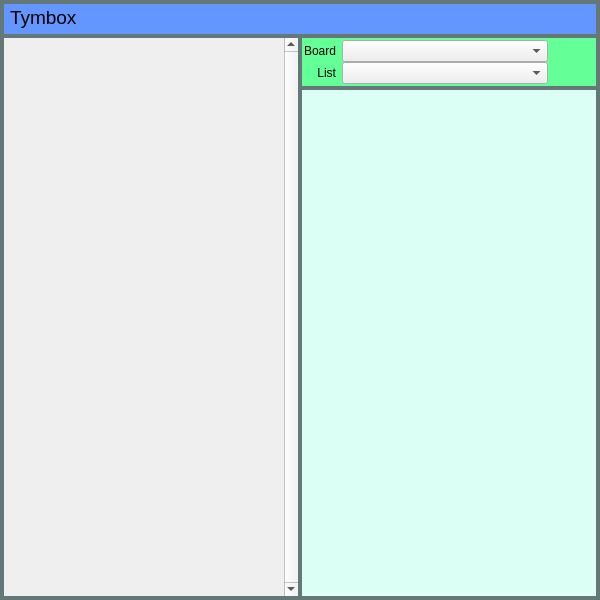
<?xml version="1.0" encoding="UTF-8"?>
<ui version="4.0">
 <author>Adam Guy</author>
 <class>MainWindow</class>
 <widget class="QMainWindow" name="MainWindow">
  <property name="geometry">
   <rect>
    <x>0</x>
    <y>0</y>
    <width>600</width>
    <height>600</height>
   </rect>
  </property>
  <property name="sizePolicy">
   <sizepolicy hsizetype="Fixed" vsizetype="Fixed">
    <horstretch>0</horstretch>
    <verstretch>0</verstretch>
   </sizepolicy>
  </property>
  <property name="minimumSize">
   <size>
    <width>600</width>
    <height>600</height>
   </size>
  </property>
  <property name="maximumSize">
   <size>
    <width>600</width>
    <height>600</height>
   </size>
  </property>
  <property name="acceptDrops">
   <bool>false</bool>
  </property>
  <property name="windowTitle">
   <string>TymBox</string>
  </property>
  <property name="autoFillBackground">
   <bool>true</bool>
  </property>
  <property name="styleSheet">
   <string notr="true">#centralwidget {
background-color: rgba(100,120,120,255);
}

* {
	font-family: Arial;
 }
</string>
  </property>
  <widget class="QWidget" name="centralwidget">
   <layout class="QGridLayout" name="gridLayout">
    <property name="leftMargin">
     <number>4</number>
    </property>
    <property name="topMargin">
     <number>4</number>
    </property>
    <property name="rightMargin">
     <number>4</number>
    </property>
    <property name="bottomMargin">
     <number>4</number>
    </property>
    <property name="spacing">
     <number>4</number>
    </property>
    <item row="2" column="1">
     <widget class="QListView" name="list_trello_cards">
      <property name="sizePolicy">
       <sizepolicy hsizetype="Expanding" vsizetype="Expanding">
        <horstretch>1</horstretch>
        <verstretch>0</verstretch>
       </sizepolicy>
      </property>
      <property name="mouseTracking">
       <bool>true</bool>
      </property>
      <property name="autoFillBackground">
       <bool>true</bool>
      </property>
      <property name="styleSheet">
       <string notr="true">#list_trello_cards { background-color: rgba(220,255,245,255); }</string>
      </property>
      <property name="frameShape">
       <enum>QFrame::NoFrame</enum>
      </property>
      <property name="editTriggers">
       <set>QAbstractItemView::NoEditTriggers</set>
      </property>
      <property name="showDropIndicator" stdset="0">
       <bool>false</bool>
      </property>
      <property name="dragEnabled">
       <bool>true</bool>
      </property>
      <property name="dragDropMode">
       <enum>QAbstractItemView::DragOnly</enum>
      </property>
      <property name="defaultDropAction">
       <enum>Qt::IgnoreAction</enum>
      </property>
      <property name="verticalScrollMode">
       <enum>QAbstractItemView::ScrollPerPixel</enum>
      </property>
      <property name="horizontalScrollMode">
       <enum>QAbstractItemView::ScrollPerPixel</enum>
      </property>
      <property name="uniformItemSizes">
       <bool>true</bool>
      </property>
     </widget>
    </item>
    <item row="0" column="0" colspan="2">
     <widget class="QFrame" name="horizontalFrame">
      <property name="minimumSize">
       <size>
        <width>0</width>
        <height>30</height>
       </size>
      </property>
      <property name="autoFillBackground">
       <bool>false</bool>
      </property>
      <property name="styleSheet">
       <string notr="true">QFrame {
	background-color: rgba(100, 150, 255, 255);
}</string>
      </property>
      <layout class="QHBoxLayout" name="horizontalLayout">
       <property name="spacing">
        <number>2</number>
       </property>
       <property name="leftMargin">
        <number>6</number>
       </property>
       <property name="topMargin">
        <number>2</number>
       </property>
       <property name="rightMargin">
        <number>6</number>
       </property>
       <property name="bottomMargin">
        <number>2</number>
       </property>
       <item>
        <widget class="QLabel" name="label_3">
         <property name="minimumSize">
          <size>
           <width>50</width>
           <height>0</height>
          </size>
         </property>
         <property name="font">
          <font>
           <family>Arial</family>
           <pointsize>14</pointsize>
          </font>
         </property>
         <property name="text">
          <string>Tymbox</string>
         </property>
         <property name="textFormat">
          <enum>Qt::RichText</enum>
         </property>
         <property name="scaledContents">
          <bool>false</bool>
         </property>
         <property name="alignment">
          <set>Qt::AlignLeading|Qt::AlignLeft|Qt::AlignTop</set>
         </property>
         <property name="indent">
          <number>0</number>
         </property>
        </widget>
       </item>
       <item>
        <spacer name="horizontalSpacer">
         <property name="orientation">
          <enum>Qt::Horizontal</enum>
         </property>
         <property name="sizeHint" stdset="0">
          <size>
           <width>40</width>
           <height>20</height>
          </size>
         </property>
        </spacer>
       </item>
       <item>
        <widget class="QPushButton" name="pushButton">
         <property name="text">
          <string/>
         </property>
         <property name="icon">
          <iconset theme="x-office-address-book">
           <normaloff>.</normaloff>.</iconset>
         </property>
         <property name="flat">
          <bool>true</bool>
         </property>
        </widget>
       </item>
       <item>
        <widget class="QPushButton" name="pushButton_2">
         <property name="text">
          <string/>
         </property>
         <property name="icon">
          <iconset theme="preferences-system">
           <normaloff>.</normaloff>.</iconset>
         </property>
         <property name="flat">
          <bool>true</bool>
         </property>
        </widget>
       </item>
      </layout>
     </widget>
    </item>
    <item row="1" column="1">
     <widget class="QFrame" name="frame">
      <property name="autoFillBackground">
       <bool>false</bool>
      </property>
      <property name="styleSheet">
       <string notr="true">QFrame {
background-color: rgba(100, 255, 150, 255);
}</string>
      </property>
      <property name="frameShape">
       <enum>QFrame::NoFrame</enum>
      </property>
      <layout class="QGridLayout" name="gridLayout_2">
       <property name="leftMargin">
        <number>2</number>
       </property>
       <property name="topMargin">
        <number>2</number>
       </property>
       <property name="rightMargin">
        <number>2</number>
       </property>
       <property name="bottomMargin">
        <number>2</number>
       </property>
       <property name="horizontalSpacing">
        <number>6</number>
       </property>
       <property name="verticalSpacing">
        <number>0</number>
       </property>
       <item row="0" column="0">
        <widget class="QLabel" name="label">
         <property name="sizePolicy">
          <sizepolicy hsizetype="Minimum" vsizetype="Preferred">
           <horstretch>0</horstretch>
           <verstretch>0</verstretch>
          </sizepolicy>
         </property>
         <property name="text">
          <string>Board</string>
         </property>
         <property name="alignment">
          <set>Qt::AlignRight|Qt::AlignTrailing|Qt::AlignVCenter</set>
         </property>
        </widget>
       </item>
       <item row="0" column="1">
        <widget class="QComboBox" name="cmb_boards">
         <property name="sizePolicy">
          <sizepolicy hsizetype="MinimumExpanding" vsizetype="Fixed">
           <horstretch>0</horstretch>
           <verstretch>0</verstretch>
          </sizepolicy>
         </property>
         <property name="frame">
          <bool>true</bool>
         </property>
        </widget>
       </item>
       <item row="0" column="2">
        <widget class="QPushButton" name="btn_refresh_boards">
         <property name="text">
          <string/>
         </property>
         <property name="icon">
          <iconset theme="view-refresh">
           <normaloff>.</normaloff>.</iconset>
         </property>
         <property name="flat">
          <bool>true</bool>
         </property>
        </widget>
       </item>
       <item row="1" column="1">
        <widget class="QComboBox" name="cmb_lists">
         <property name="sizePolicy">
          <sizepolicy hsizetype="MinimumExpanding" vsizetype="Fixed">
           <horstretch>0</horstretch>
           <verstretch>0</verstretch>
          </sizepolicy>
         </property>
         <property name="frame">
          <bool>true</bool>
         </property>
        </widget>
       </item>
       <item row="1" column="2">
        <widget class="QPushButton" name="btn_refresh_lists">
         <property name="text">
          <string/>
         </property>
         <property name="icon">
          <iconset theme="view-refresh">
           <normaloff>.</normaloff>.</iconset>
         </property>
         <property name="flat">
          <bool>true</bool>
         </property>
        </widget>
       </item>
       <item row="1" column="0">
        <widget class="QLabel" name="label_2">
         <property name="sizePolicy">
          <sizepolicy hsizetype="Minimum" vsizetype="Preferred">
           <horstretch>0</horstretch>
           <verstretch>0</verstretch>
          </sizepolicy>
         </property>
         <property name="text">
          <string>List</string>
         </property>
         <property name="alignment">
          <set>Qt::AlignRight|Qt::AlignTrailing|Qt::AlignVCenter</set>
         </property>
        </widget>
       </item>
      </layout>
     </widget>
    </item>
    <item row="1" column="0" rowspan="2">
     <widget class="QScrollArea" name="tymbox_view">
      <property name="sizePolicy">
       <sizepolicy hsizetype="Expanding" vsizetype="Expanding">
        <horstretch>1</horstretch>
        <verstretch>0</verstretch>
       </sizepolicy>
      </property>
      <property name="mouseTracking">
       <bool>true</bool>
      </property>
      <property name="acceptDrops">
       <bool>true</bool>
      </property>
      <property name="frameShape">
       <enum>QFrame::NoFrame</enum>
      </property>
      <property name="verticalScrollBarPolicy">
       <enum>Qt::ScrollBarAlwaysOn</enum>
      </property>
      <property name="horizontalScrollBarPolicy">
       <enum>Qt::ScrollBarAlwaysOff</enum>
      </property>
      <property name="widgetResizable">
       <bool>false</bool>
      </property>
      <property name="alignment">
       <set>Qt::AlignLeading|Qt::AlignLeft|Qt::AlignTop</set>
      </property>
      <widget class="QWidget" name="scrollAreaWidgetContents">
       <property name="geometry">
        <rect>
         <x>0</x>
         <y>0</y>
         <width>294</width>
         <height>558</height>
        </rect>
       </property>
      </widget>
     </widget>
    </item>
   </layout>
  </widget>
 </widget>
 <resources/>
 <connections/>
 <slots>
  <slot>on_board_selected(QString)</slot>
  <slot>request_boards()</slot>
  <slot>request_lists()</slot>
  <slot>on_list_selected(QString)</slot>
 </slots>
</ui>
